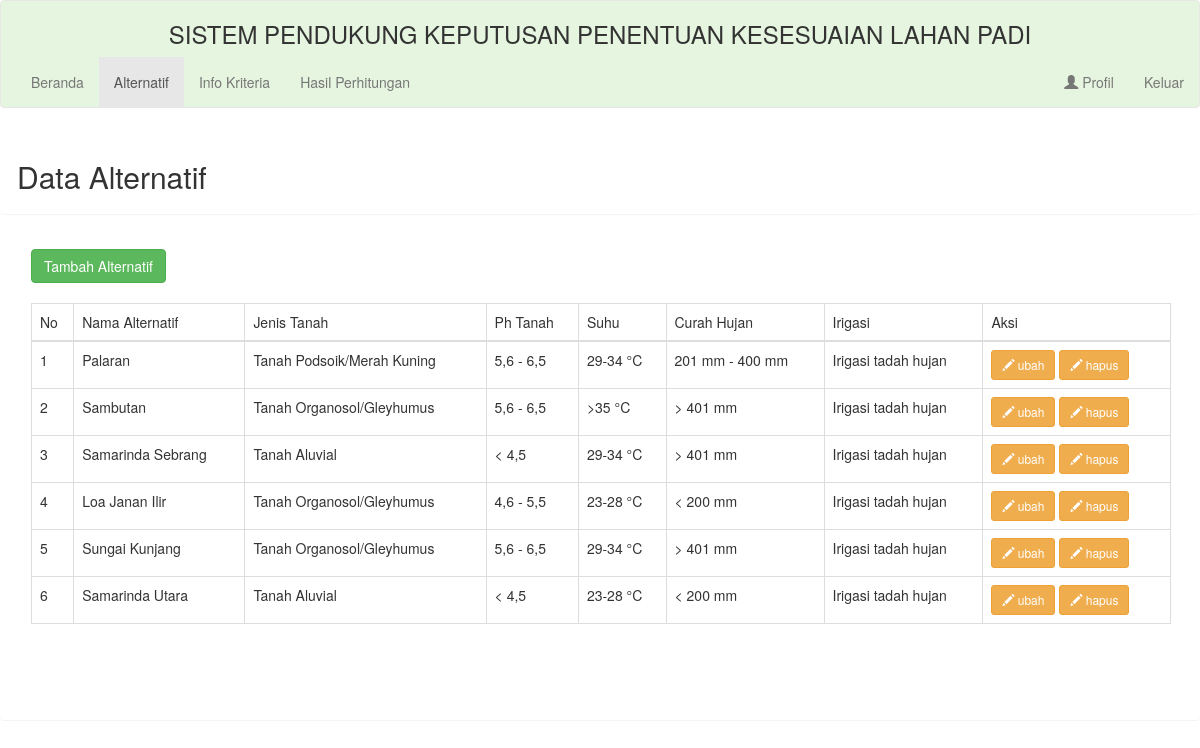
The app's page /pengguna/alternatif/data_alternatif.php with its own data.
### tables this page shows
CREATE TABLE `alternatif` (
  `id_alternatif` int(11) NOT NULL,
  `nama_alternatif` varchar(255) NOT NULL,
  `jenis_tanah` varchar(255) NOT NULL,
  `ph_tanah` varchar(255) NOT NULL,
  `suhu` varchar(255) NOT NULL,
  `curah_hujan` varchar(255) NOT NULL,
  `irigasi` varchar(255) NOT NULL,
  `nilai_topsis` double NOT NULL,
  `nilai_electre` double NOT NULL
);

### pengguna/alternatif/data_alternatif.php (the view, shortened to what this page needs)
<?php
include "../../koneksi.php";
 ?>
<!DOCTYPE html>
<html>
    <head>
        <link rel="stylesheet" href="https://maxcdn.bootstrapcdn.com/bootstrap/3.4.1/css/bootstrap.min.css">
    </head>
    <body>
        <div class="wrapper">
            <div id="content">
                <nav class="navbar navbar-default justify-content-center" style="background: #e5f5df">
                    <div class="container-fluid">
                   		 <center>
                   		 	<h3>SISTEM PENDUKUNG KEPUTUSAN PENENTUAN KESESUAIAN LAHAN PADI</h3>
                   		 </center>
                   		 <ul class="nav navbar-nav">
				      <li><a href="../index_pengguna.php">Beranda</a></li>
				      <li class="active"><a href="data_alternatif.php">Alternatif</a></li>
				      <li ><a href="../kriteria/data_kriteria.php">Info Kriteria</a></li>
                      <li ><a href="../perhitungan/perhitungan.php">Hasil Perhitungan</a></li>
				    </ul>
				    <ul class="nav navbar-nav navbar-right">
				      <li><a href="profil/data_diri.php"><span class="glyphicon glyphicon-user"></span> Profil</a></li>
                      <li><a href="../keluar.php">Keluar</a></li>
				    </ul>
                    </div>
                </nav>
                <div class="panel" >
                <div class="panel panel-heading" >
                    <h2>Data Alternatif</h2>
                </div>
                <div class="panel-body" >
                  <div class="container">
                    <a href="buka_ladang.php" class="btn btn-success btn-fill">
                        <span>Tambah Alternatif</span>
                        </a>
                        <br><br>
                  <table class="table table-bordered">
                  	<thead>
                  		<tr>
                  			<td>No</td>
                  			<td>Nama Alternatif</td>
                  			<td>Jenis Tanah</td>
                            <td>Ph Tanah</td>
                            <td>Suhu</td>
                            <td>Curah Hujan</td>
                            <td>Irigasi</td>
                  			<td>Aksi</td>
                  		</tr>
                  	</thead>
                  	<tbody>
                  		<?php
                                $no = 1;
                                $sql = "SELECT * FROM alternatif";
		                        foreach ($dbh->query($sql) as $data) :
		                        ?>
		                <tr>
		                	<td><?php echo $no ?></td>
		                	<td><?php echo $data['nama_alternatif'] ?></td>
		                	<td><?php echo $data['jenis_tanah'] ?></td>
		                	<td><?php echo $data['ph_tanah'] ?></td>
                            <td><?php echo $data['suhu']?></td>
                            <td><?php echo $data['curah_hujan'] ?></td>
                            <td><?php echo $data['irigasi'] ?></td>
                            <td>
	                      	<a href="edit_alternatif.php?tanah=<?php echo $data['id_alternatif'] ?>" class="btn btn-warning btn-sm btn-fill">
                          	<i class="glyphicon glyphicon-pencil"></i>
                          	<span>ubah</span>
                        	</a>
                            <a href="gusur.php?tanah=<?php echo $data['id_alternatif'] ?>" class="btn btn-warning btn-sm btn-fill">
                            <i class="glyphicon glyphicon-pencil"></i>
                            <span>hapus</span>
                            </a>
                	</td>
		                </tr>
		                <?php
		                $no++;
		            	endforeach;
		                         ?>
                  	</tbody>
                  </table>
              </div>
                </div>
                <br><br><br>
                </div>
                </div>
        </div>
    </body>
</html>

### records on screen
alternatif: nama_alternatif "Palaran", jenis_tanah "Tanah Podsoik/Merah Kuning", ph_tanah "5,6 - 6,5", suhu "29-34 °C", curah_hujan "201 mm - 400 mm", irigasi "Irigasi tadah hujan"
alternatif: nama_alternatif "Sambutan", jenis_tanah "Tanah Organosol/Gleyhumus", ph_tanah "5,6 - 6,5", suhu ">35 °C", curah_hujan "> 401 mm", irigasi "Irigasi tadah hujan"
alternatif: nama_alternatif "Samarinda Sebrang", jenis_tanah "Tanah Aluvial", ph_tanah "< 4,5", suhu "29-34 °C", curah_hujan "> 401 mm", irigasi "Irigasi tadah hujan"
alternatif: nama_alternatif "Loa Janan Ilir", jenis_tanah "Tanah Organosol/Gleyhumus", ph_tanah "4,6 - 5,5", suhu "23-28 °C", curah_hujan "< 200 mm", irigasi "Irigasi tadah hujan"
alternatif: nama_alternatif "Sungai Kunjang", jenis_tanah "Tanah Organosol/Gleyhumus", ph_tanah "5,6 - 6,5", suhu "29-34 °C", curah_hujan "> 401 mm", irigasi "Irigasi tadah hujan"
alternatif: nama_alternatif "Samarinda Utara", jenis_tanah "Tanah Aluvial", ph_tanah "< 4,5", suhu "23-28 °C", curah_hujan "< 200 mm", irigasi "Irigasi tadah hujan"
